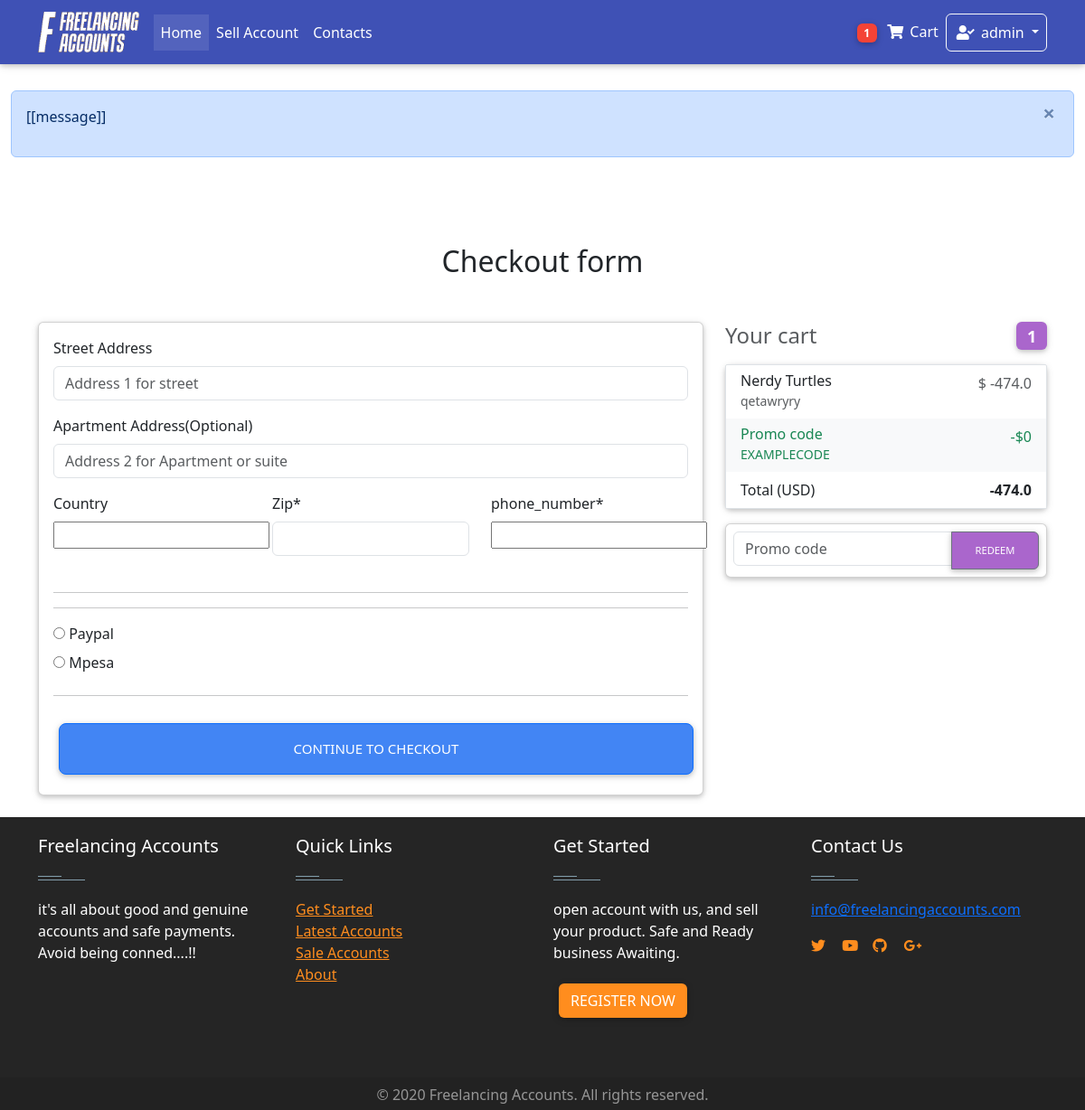
The page /checkout/ (signed in) on the database as committed earlier.
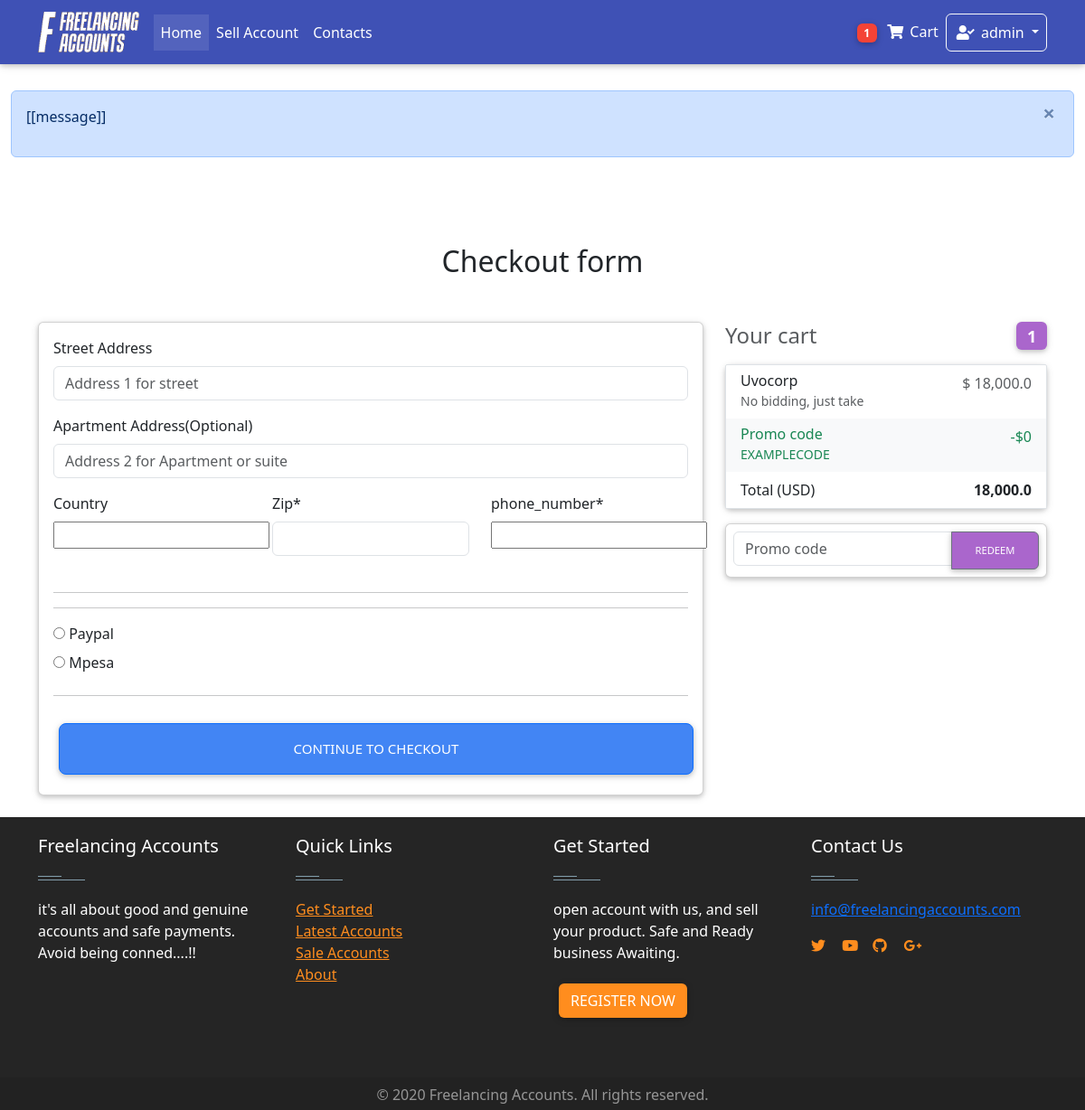
The same page on the database as committed later.
### Home/models.py (models this page shows, shortened)
class OrderItem(models.Model):
    user = models.ForeignKey(settings.AUTH_USER_MODEL,on_delete = models.CASCADE)
    item = models.ForeignKey(Item, on_delete = models.CASCADE)
    quantity = models.IntegerField(default= 1)
    ordered = models.BooleanField(default = False)
    def get_total_discount_item_price(self):
        discounted_price = self.item.price - self.item.discountprice
        return self.quantity * discounted_price
    def get_final_price(self):
        if self.item.discountprice > 0:
            results= self.get_total_discount_item_price()
            return results
            print(results, "get final price for discount")
        else:
            results = self.get_total_item_price()
            print(results, "get final price no discount")
            return results

class Item(models.Model):
    created_by = models.ForeignKey(settings.AUTH_USER_MODEL,on_delete = models.CASCADE,blank = True, null = True, editable = False)
    created_at = models.DateTimeField(auto_now_add= True, blank = True, null = True )
    title = models.CharField(max_length = 100)
    price = models.FloatField(default = 0.0)
    discountprice = models.FloatField(blank= True, null = True)
    category = models.CharField(choices = Category_choices, max_length=2)
    label = models.CharField(choices = Label_choices, max_length=1)
    Level = models.CharField(choices = Level_choices, max_length = 15 ,blank= True, null = True)
    finished_orders = models.IntegerField(default = 1)
    rating = models.IntegerField(default = 50 )
    Reviews =models.IntegerField( default = 1)
    profile = models.CharField( max_length = 20)
    description = models.TextField()
    diplay_pic = models.ImageField(upload_to = "display_pics/%Y%m%d/", max_length =255 )
    contact = models.CharField(max_length=15 ,null = True,blank= True)
    sold = models.BooleanField(default=False)

class Order(models.Model):
    user = models.ForeignKey(settings.AUTH_USER_MODEL,on_delete = models.CASCADE)
    items = models.ManyToManyField(OrderItem)
    start_date = models.DateField(auto_now_add = True)
    ordered_date = models.DateTimeField()
    ordered = models.BooleanField(default = False)
    seller = models.ForeignKey(settings.AUTH_USER_MODEL,on_delete = models.CASCADE, related_name="user", blank=True, null = True)
    amount = models.IntegerField(default=0.0)
    released = models.BooleanField(default=False)
    refund = models.BooleanField(default=False)
    billing_address = models.ForeignKey(
        "BillingAddress", on_delete = models.SET_NULL, blank = True, null = True)
    def get_total(self):
        total = 0
        for order_item in self.items.all():
            total += order_item.get_final_price()
            print(total)
        return total

### Home/views.py (the view, shortened to what this page needs)
# urls.py: path('checkout/', views.Checkout.as_view(), name = 'checkout'),
class Checkout(LoginRequiredMixin,generic.View):
    def get(self, *args, **kwargs):
        form = CheckoutForm()
        order = Order.objects.get(user = self.request.user,  ordered = False)
        context = {
            "form": form,
            'order': order
        }
        return render(self.request, "checkout-page.html", context )

### Home/forms.py
class CheckoutForm(forms.Form):
    street_address = forms.CharField( widget = forms.TextInput(attrs = {
    'placeholder':"Address 1 for street ","class": "form-control"
    }) )
    apartment_address = forms.CharField(required = False, widget = forms.TextInput(attrs = {
    'placeholder':"Address 2 for Apartment or suite","class": "form-control"
    }))
    country = CountryField(blank_label='(select country)').formfield(widget = CountrySelectWidget(attrs = {
    'class': "custom-select d-block w-100"
    }))
    phone_number = PhoneNumberField(widget=forms.TextInput(attrs={'placeholder':('Enter phone number starting with countrycode i,e +2547xxxx '),"class": "form-control" }),
            label=("Phone number"), required=True)
    zip_code = forms.CharField(widget = forms.TextInput(attrs = {
        "class": "form-control"
    }))
    same_billing_address = forms.BooleanField(required = False)
    save_info =  forms.BooleanField(required = False)
    payment_option =  forms.ChoiceField( widget = forms.RadioSelect, choices=PAYMENT_CHOICES )

### Home/templates/checkout-page.html (shortened to what this page needs)
<!DOCTYPE html>
<html lang="en">
{% extends "base.html"%}
{%  load crispy_forms_tags %}
{% block content %}
  <main >
    <div class="container wow fadeIn ">
      <h2 class="my-5 pt-5 h2 text-center animated flipInY ">Checkout form</h2>
      <div class="row">
        <div class="col-md-8 mb-4">
          <div class="card">
            <form method= "POST" class="card-body ">
              <div class="  form-group">
                <label for="{{form.street_address.id_for_label}}" class=""> Street Address </label>
                {{ form.street_address }}
              </div>
              <div class="form-group">
                <label for="{{form.apartment_address.id_for_label}}" class=""> Apartment Address(Optional) </label>
                {{ form.apartment_address }}
              </div>
              <div class="row">
                <div class="col-lg-4 col-md-12 mb-4">
                  <label for="{{form.country.id_for_label}}">Country</label>
                  {{ form.country }}
                </div>
                <div class="col-lg-4 col-md-6 mb-4">
                <label for="{{form.zip_code.id_for_label}}" class=""> Zip* </label>
                    {{ form.zip_code }}
                </div>
                <div class="col-lg-4 col-md-6 mb-4">
                  <label for="{{form.zip_code.id_for_label}}" class=""> phone_number* </label>
                      {{ form.phone_number}}
                  </div>
              </div>
              <hr>
              <hr>
               <div class="">
                {{ form.payment_option }}
              </div>
              <hr class="mb-4">
              <button class="btn btn-primary btn-lg btn-block" type="submit"> Continue to checkout </button>
            </form>
          </div>
        </div>
        <div class="col-md-4 mb-4">
            <h4 class="d-flex justify-content-between align-items-center mb-3">
              <span class="text-muted">Your cart</span>
              <span class="badge badge-secondary badge-pill"> {{ order.items.count }} </span>
            </h4>
            <ul class="list-group mb-3 z-depth-1">
              {% for order_item in order.items.all %}
              <li class="list-group-item d-flex justify-content-between lh-condensed">
                <div>
                  <h6 class="my-0">{{ order_item.item.title }}</h6>
                  <small class="text-muted">{{ order_item.item.description }} </small>
                </div>
                <span class="text-muted">$ {{ order_item.get_final_price }} </span>
              </li>
              {% endfor %}
              <li class="list-group-item d-flex justify-content-between bg-light">
                <div class="text-success">
                  <h6 class="my-0">Promo code</h6>
                  <small>EXAMPLECODE</small>
                </div>
                <span class="text-success">-$0</span>
              </li>
              <li class="list-group-item d-flex justify-content-between">
                <span>Total (USD)</span>
                <strong>{{ order.get_total }}</strong>
              </li>
            </ul>
            <form class="card p-2">
              <div class="input-group">
                <input type="text" class="form-control" placeholder="Promo code" aria-label="Recipient's username" aria-describedby="basic-addon2">
                <div class="input-group-append">
                  <button class="btn btn-secondary btn-md waves-effect m-0" type="button">Redeem</button>
                </div>
              </div>
            </form>
          </div>
      </div>
    </div>
  </main>
{% endblock %}

Rows that differ between the two databases and show on the page:
removed OrderItem: item "Nerdy Turtles", item.description "qetawryry", get_final_price "-474.0"
computed for Order: get_total "-474.0" → "18,000.0"
now on this page (row unchanged): OrderItem: item "Uvocorp", item.description "No bidding, just take", get_final_price "18,000.0"
